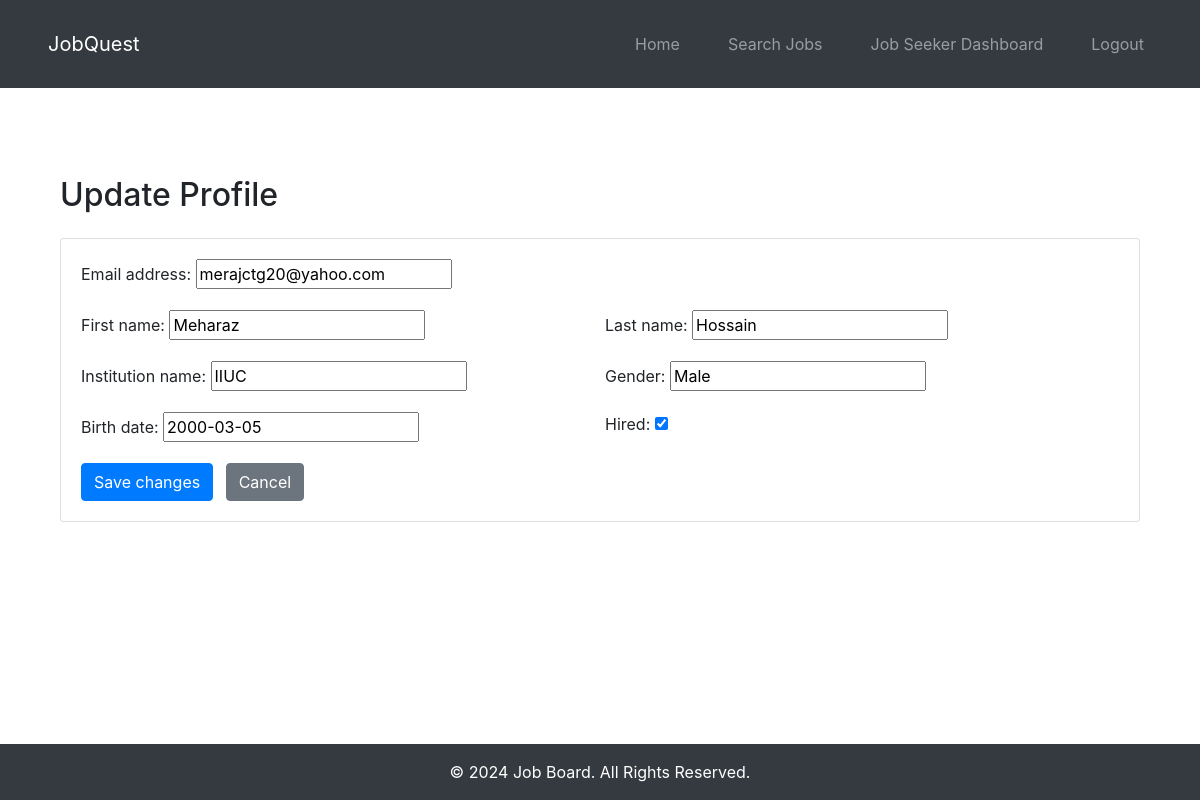
Screenshot of /profile/update/ (signed in) with the database file from the repository.
### jobs/models.py (models this page shows, shortened)
class User(AbstractUser):
    is_employer = models.BooleanField(default=False)
    is_job_seeker = models.BooleanField(default=False)
    groups = models.ManyToManyField(
        Group,
        related_name='jobs_user_set',
        blank=True,
        help_text='The groups this user belongs to. A user will get all permissions granted to each of their groups.',
        related_query_name='user',
    )
    user_permissions = models.ManyToManyField(
        Permission,
        related_name='jobs_user_set',
        blank=True,
        help_text='Specific permissions for this user.',
        related_query_name='user',
    )

class Profile(models.Model):
    user = models.OneToOneField(User, on_delete=models.CASCADE)
    first_name = models.CharField(max_length=30, blank=True, null=True)
    last_name = models.CharField(max_length=30, blank=True, null=True)
    institution_name = models.CharField(max_length=255, blank=True, null=True)
    gender = models.CharField(max_length=10, blank=True, null=True)
    birth_date = models.DateField(null=True, blank=True)
    hired = models.BooleanField(default=False)

### jobs/views.py (the view)
# urls.py: path('profile/update/', views.profile_update, name='profile_update'),
@login_required
def profile_update(request):
    if request.method == 'POST':
        user_form = UserUpdateForm(request.POST, instance=request.user)
        profile_form = ProfileUpdateForm(request.POST, request.FILES, instance=request.user.profile)
        if user_form.is_valid() and profile_form.is_valid():
            user_form.save()
            profile = profile_form.save(commit=False)
            profile.first_name = user_form.cleaned_data['first_name']
            profile.last_name = user_form.cleaned_data['last_name']
            profile_form.save()
            return redirect('job_seeker_dashboard')
    else:
        user_form = UserUpdateForm(instance=request.user)
        profile_form = ProfileUpdateForm(instance=request.user.profile)
    context = {
        'user_form': user_form,
        'profile_form': profile_form,
    }
    return render(request, 'jobs/profile_update.html', context)

### jobs/forms.py
class UserUpdateForm(forms.ModelForm):
    class Meta:
        model = User
        fields = ['first_name', 'last_name', 'email']

class ProfileUpdateForm(forms.ModelForm):
    class Meta:
        model = Profile
        fields = ['institution_name', 'gender', 'birth_date', 'hired']

### templates/jobs/profile_update.html (shortened to what this page needs)
{% extends 'base.html' %}
{% block content %}
<div class="container mt-5">
    <h2 class="mb-4">Update Profile</h2>
    <div class="card">
        <div class="card-body">
            <form method="post" enctype="multipart/form-data">
                <div class="form-row">
                    <div class="col-md-6 mb-3">
                        {{ user_form.email.label_tag }}
                        {{ user_form.email }}
                    </div>
                </div>
                <div class="form-row">
                    <div class="col-md-6 mb-3">
                        {{ user_form.first_name.label_tag }}
                        {{ user_form.first_name }}
                    </div>
                    <div class="col-md-6 mb-3">
                        {{ user_form.last_name.label_tag }}
                        {{ user_form.last_name }}
                    </div>
                </div>
                <div class="form-row">
                    <div class="col-md-6 mb-3">
                        {{ profile_form.institution_name.label_tag }}
                        {{ profile_form.institution_name }}
                    </div>
                    <div class="col-md-6 mb-3">
                        {{ profile_form.gender.label_tag }}
                        {{ profile_form.gender }}
                    </div>
                </div>
                <div class="form-row">
                    <div class="col-md-6 mb-3">
                        {{ profile_form.birth_date.label_tag }}
                        {{ profile_form.birth_date }}
                    </div>
                    <div class="col-md-6 mb-3">
                        {{ profile_form.hired.label_tag }}
                        {{ profile_form.hired }}
                    </div>
                </div>
                <button type="submit" class="btn btn-primary">Save changes</button>
                <a href="{% url 'job_seeker_dashboard' %}" class="btn btn-secondary ml-2">Cancel</a>
            </form>
        </div>
    </div>
</div>
{% endblock %}

### static/css/styles.css (style rules this page uses)
body { font-family: Arial, sans-serif; margin: 0; padding: 0; background-color: #f8f9fa; display: flex; flex-direction: column; min-height: 100vh; }
h2, h3 { color: #343a40; }
button, .btn-primary { background-color: #343a40; color: white; padding: 0.5rem 1rem; border: none; cursor: pointer; }

### rows the page displays
User: email "merajctg20@yahoo.com", first_name "Meharaz", last_name "Hossain"
Profile: institution_name "IIUC", gender "Male", birth_date "2000-03-05", hired "☑"

### other values shown
{{ user_form.email.label_tag }} "Email address:"
{{ user_form.first_name.label_tag }} "First name:"
{{ user_form.last_name.label_tag }} "Last name:"
{{ profile_form.institution_name.label_tag }} "Institution name:"
{{ profile_form.gender.label_tag }} "Gender:"
{{ profile_form.birth_date.label_tag }} "Birth date:"
{{ profile_form.hired.label_tag }} "Hired:"
